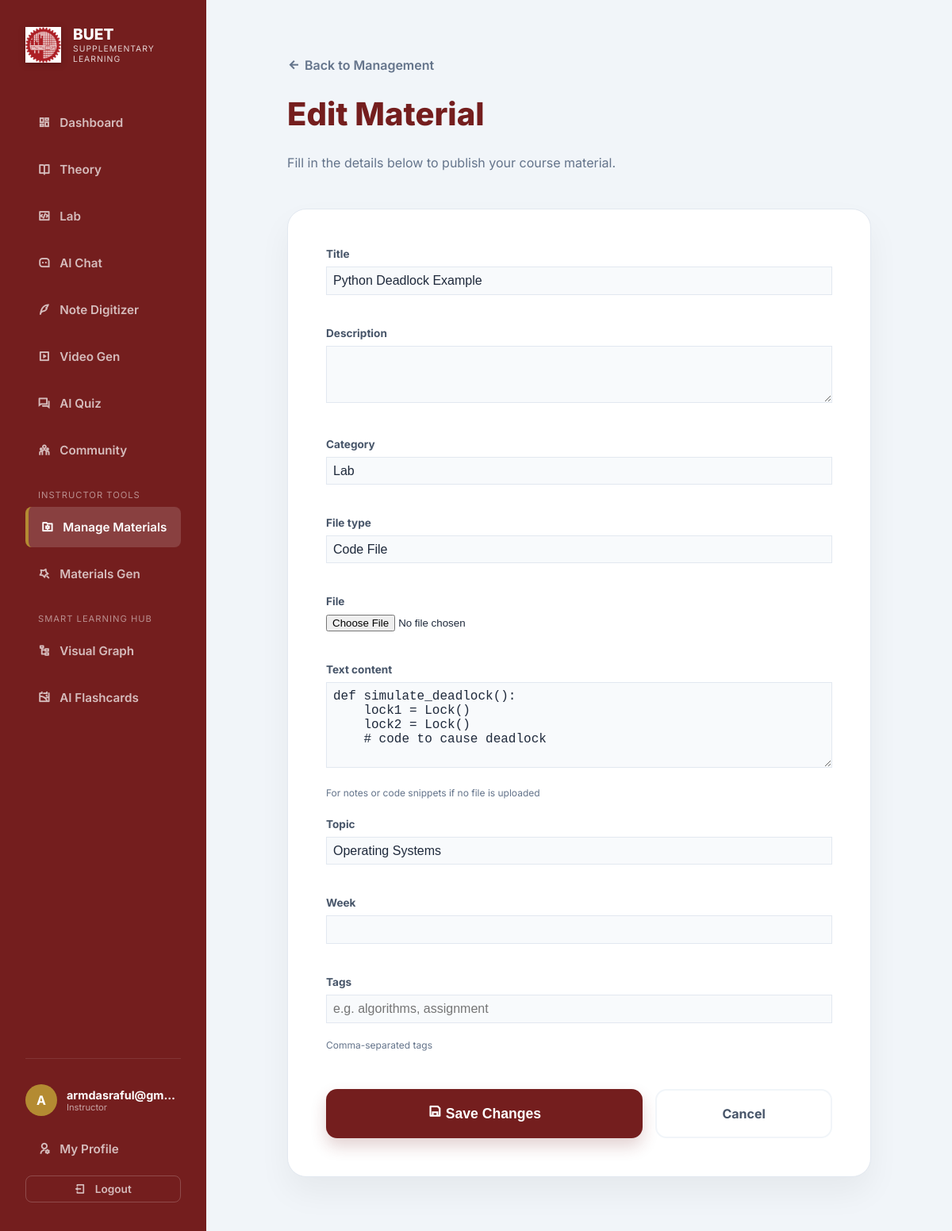
/manage/materials/3/edit/ (signed in), run on the app's committed database.
### users/models.py (models this page shows, shortened)
class User(AbstractUser):
    ROLE_CHOICES = (
        ('STUDENT', 'Student'),
        ('INSTRUCTOR', 'Instructor'),
        ('TA', 'Teaching Assistant'),
    )
    role = models.CharField(max_length=20, choices=ROLE_CHOICES, default='STUDENT')
    google_id = models.CharField(max_length=100, blank=True, null=True)
    profile_picture = models.URLField(blank=True, null=True)
    bio = models.TextField(max_length=500, blank=True)
    department = models.CharField(max_length=100, blank=True, default='CSE')

### courses/models.py (models this page shows, shortened)
class CourseMaterial(models.Model):
    CATEGORY_CHOICES = [
        ('THEORY', 'Theory'),
        ('LAB', 'Lab'),
    ]
    FILE_TYPE_CHOICES = [
        ('SLIDE', 'Lecture Slide'),
        ('PDF', 'PDF Document'),
        ('CODE', 'Code File'),
        ('NOTE', 'Note/Reference'),
        ('OTHER', 'Other'),
    ]
    title = models.CharField(max_length=255)
    description = models.TextField(blank=True)
    category = models.CharField(max_length=10, choices=CATEGORY_CHOICES, default='THEORY')
    file_type = models.CharField(max_length=10, choices=FILE_TYPE_CHOICES, default='OTHER')
    file = models.FileField(upload_to='course_materials/', blank=True, null=True)
    text_content = models.TextField(blank=True, help_text="For notes or code snippets if no file is uploaded")
    topic = models.ForeignKey(Topic, on_delete=models.SET_NULL, null=True, blank=True, related_name='materials')
    week = models.PositiveIntegerField(null=True, blank=True)
    tags = models.CharField(max_length=255, blank=True, help_text="Comma-separated tags")
    created_at = models.DateTimeField(auto_now_add=True)
    updated_at = models.DateTimeField(auto_now=True)

### courses/views.py (the view)
# urls.py: path('manage/materials/<int:pk>/edit/', MaterialUpdateView.as_view(), name='material-edit'),
class MaterialUpdateView(InstructorRequiredMixin, UpdateView):
    model = CourseMaterial
    form_class = CourseMaterialForm
    template_name = "courses/manage_material_form.html"
    success_url = reverse_lazy('manage-materials')

### courses/models.py (called while the page is built)
    def __str__(self):
        return self.name

### courses/views.py (called while the page is built)
    def test_func(self):
        return self.request.user.is_authenticated and (self.request.user.role in ['INSTRUCTOR', 'TA'] or self.request.user.is_superuser)

### templates/courses/manage_material_form.html (shortened to what this page needs)
{% extends "base.html" %}
{% block content %}
<div style="padding: 2rem; max-width: 800px; margin: 0 auto;">
    <div style="margin-bottom: 3rem;">
        <a href="{% url 'manage-materials' %}"
            style="text-decoration: none; color: var(--text-muted); font-weight: 600; display: flex; align-items: center; gap: 6px; margin-bottom: 1rem;">
            <i class="ri-arrow-left-line"></i> Back to Management
        </a>
        <h1 style="font-size: 2.5rem; font-weight: 800; color: var(--primary);">
            {% if form.instance.pk %}Edit Material{% else %}Upload New Material{% endif %}
        </h1>
        <p style="color: var(--text-muted);">Fill in the details below to publish your course material.</p>
    </div>
    <div class="card" style="padding: 3rem; border-radius: 24px; box-shadow: 0 20px 40px rgba(0,0,0,0.05);">
        <form method="post" enctype="multipart/form-data">
            {% for field in form %}
            <div style="margin-bottom: 1.5rem;">
                <label
                    style="display: block; font-size: 0.85rem; font-weight: 700; color: #475569; margin-bottom: 0.5rem;">
                    {{ field.label }}
                </label>
                {{ field }}
                {% if field.help_text %}
                <div style="font-size: 0.75rem; color: var(--text-muted); margin-top: 0.25rem;">{{ field.help_text }}
                </div>
                {% endif %}
            </div>
            {% endfor %}
            <div style="margin-top: 3rem; display: flex; gap: 1rem;">
                <button type="submit" class="btn-primary"
                    style="flex: 2; padding: 1.2rem; border-radius: 14px; font-size: 1.1rem; border: none; box-shadow: 0 10px 20px rgba(116, 30, 30, 0.2);">
                    {% if form.instance.pk %}<i class="ri-save-line"></i> Save Changes{% else %}<i
                        class="ri-upload-cloud-2-line"></i> Publish Material{% endif %}
                </button>
                <a href="{% url 'manage-materials' %}"
                    style="flex: 1; text-decoration: none; display: flex; align-items: center; justify-content: center; padding: 1.2rem; border-radius: 14px; border: 2px solid #f1f5f9; color: #475569; font-weight: 700;">
                    Cancel
                </a>
            </div>
        </form>
    </div>
</div>
{% endblock %}

### templates/base.html (shortened to what this page needs)
{% load static %}
<!DOCTYPE html>
<html lang="en">
<head>
    <link href="https://cdn.jsdelivr.net/npm/remixicon@2.5.0/fonts/remixicon.css" rel="stylesheet">
    <link rel="stylesheet" href="{% static 'css/styles.css' %}">
</head>
<body>
    <div class="sidebar" id="sidebar">
        <div class="brand">
            <img src="{% static 'images/logo.png' %}" alt="BUET Logo"
                style="width: 45px; height: 45px; object-fit: contain;">
            <div style="display: flex; flex-direction: column;">
                <span style="font-size: 1.2rem; line-height: 1.2;">BUET</span>
                <span style="font-size: 0.65rem; font-weight: 400; opacity: 0.8; letter-spacing: 1px;">SUPPLEMENTARY
                    LEARNING</span>
            </div>
        </div>
        <nav style="flex: 1; overflow-y: auto;">
            <a href="/" class="nav-link {% if request.path == '/' %}active{% endif %}">
                <i class="ri-dashboard-line"></i> Dashboard
            </a>
            <a href="/library/theory/" class="nav-link {% if 'library/theory' in request.path %}active{% endif %}">
                <i class="ri-book-open-line"></i> Theory
            </a>
            <a href="/library/lab/" class="nav-link {% if 'library/lab' in request.path %}active{% endif %}">
                <i class="ri-code-box-line"></i> Lab
            </a>
            <a href="/chat-ui/" class="nav-link {% if '/chat-ui' in request.path %}active{% endif %}">
                <i class="ri-message-3-line"></i> AI Chat
            </a>
            <a href="/digitizer-ui/" class="nav-link {% if '/digitizer-ui' in request.path %}active{% endif %}">
                <i class="ri-quill-pen-line"></i> Note Digitizer
            </a>
            <a href="/video-generator-ui/"
                class="nav-link {% if '/video-generator-ui' in request.path %}active{% endif %}">
                <i class="ri-video-line"></i> Video Gen
            </a>
            <a href="/quiz-ui/" class="nav-link {% if '/quiz-ui' in request.path %}active{% endif %}">
                <i class="ri-question-answer-line"></i> AI Quiz
            </a>
            <a href="/community/feed/" class="nav-link {% if '/community' in request.path %}active{% endif %}">
                <i class="ri-team-line"></i> Community
            </a>
            {% if user.is_authenticated and user.role != 'STUDENT' or user.is_superuser %}
            <div
                style="margin: 1.5rem 0 0.5rem 1rem; font-size: 0.7rem; color: rgba(255,255,255,0.5); text-transform: uppercase; letter-spacing: 1px;">
                Instructor Tools</div>
            <a href="{% url 'manage-materials' %}"
                class="nav-link {% if 'manage/materials' in request.path %}active{% endif %}">
                <i class="ri-folder-settings-line"></i> Manage Materials
            </a>
            <a href="/generator-ui/" class="nav-link {% if '/generator-ui' in request.path %}active{% endif %}">
                <i class="ri-magic-line"></i> Materials Gen
            </a>
            {% endif %}
            <div
                style="margin: 1.5rem 0 0.5rem 1rem; font-size: 0.7rem; color: rgba(255,255,255,0.5); text-transform: uppercase; letter-spacing: 1px;">
                Smart Learning Hub</div>
            <a href="/graph/" class="nav-link {% if '/graph' in request.path %}active{% endif %}">
                <i class="ri-node-tree"></i> Visual Graph
            </a>
            <a href="/flashcards/" class="nav-link {% if '/flashcards' in request.path %}active{% endif %}">
                <i class="ri-gallery-line"></i> AI Flashcards
            </a>
        </nav>
        <div style="margin-top: auto; padding-top: 2rem; border-top: 1px solid rgba(255,255,255,0.1);">
            {% if user.is_authenticated %}
            <div style="display: flex; align-items: center; gap: 12px; margin-bottom: 1rem;">
                <div
                    style="min-width: 40px; width: 40px; height: 40px; border-radius: 50%; background: var(--secondary); display: flex; align-items: center; justify-content: center; font-weight: 700;">
                    {{ user.username|first|upper }}
                </div>
                <div style="overflow: hidden;">
                    <div
                        style="font-size: 0.9rem; font-weight: 700; white-space: nowrap; overflow: hidden; text-overflow: ellipsis;">
                        {{ user.username }}</div>
                    <div style="font-size: 0.7rem; color: rgba(255,255,255,0.6);">
                        {{ user.get_role_display|default:"Student" }}</div>
                </div>
            </div>
            <a href="{% url 'profile' %}" class="nav-link {% if '/profile' in request.path %}active{% endif %}"
                style="margin-bottom: 0.5rem;">
                <i class="ri-user-settings-line"></i> My Profile
            </a>
            <a href="{% url 'account_logout' %}" class="nav-link"
                style="padding: 0.5rem; font-size: 0.85rem; border: 1px solid rgba(255,255,255,0.2); justify-content: center; margin-top: 0.5rem;">
                <i class="ri-logout-box-line"></i> Logout
            </a>
            {% else %}
            <a href="{% url 'account_login' %}" class="btn-primary"
                style="display: block; text-align: center; text-decoration: none; background: var(--secondary);">
                <i class="ri-login-box-line"></i> Login / Register
            </a>
            {% endif %}
        </div>
    </div>
    <div class="main-content">
        {% block content %}{% endblock %}
    </div>
</body>
</html>

### static/css/styles.css (style rules this page uses)
:root { --primary: #741e1e; --secondary: #b48b32; --accent: #e53935; --bg-dark: #f1f5f9; --bg-card: #ffffff; --text-main: #1e293b; --text-muted: #64748b; --sidebar-bg: #741e1e; --sidebar-text: #ffffff; --glass: rgba(255, 255, 255, 0.9); --border-color: #e2e8f0; }
* { box-sizing: border-box; }
body { font-family: 'Inter', sans-serif; background: var(--bg-dark); color: var(--text-main); margin: 0; display: flex; height: 100vh; overflow: hidden; }
.sidebar { width: 260px; background: var(--sidebar-bg); color: var(--sidebar-text); padding: 2rem; display: flex; flex-direction: column; box-shadow: 4px 0 10px rgba(0, 0, 0, 0.1); transition: all 0.3s ease; }
.brand { font-size: 1.5rem; font-weight: 800; color: white; margin-bottom: 3rem; display: flex; align-items: center; gap: 15px; }
.brand img { width: 50px; height: auto; filter: drop-shadow(0 2px 4px rgba(0, 0, 0, 0.2)); }
.nav-link { color: rgba(255, 255, 255, 0.7); text-decoration: none; padding: 1rem; border-radius: 8px; transition: all 0.3s; display: flex; align-items: center; gap: 12px; margin-bottom: 0.5rem; font-weight: 600; font-size: 0.95rem; }
.nav-link:hover, .nav-link.active { background: rgba(255, 255, 255, 0.15); color: #fff; border-left: 4px solid var(--secondary); }
.main-content { flex: 1; padding: 2.5rem; overflow-y: auto; position: relative; background: var(--bg-dark); }
.card { background: var(--bg-card); border: 1px solid var(--border-color); border-radius: 12px; padding: 1.5rem; transition: transform 0.2s, box-shadow 0.2s; box-shadow: 0 1px 3px rgba(0, 0, 0, 0.05); }
.search-input { flex: 1; background: transparent; border: none; color: var(--text-main); padding: 0.5rem; font-size: 1rem; }
.btn-primary { background: var(--primary); color: white; border: none; padding: 1rem 2rem; border-radius: 12px; cursor: pointer; font-weight: 600; transition: all 0.2s; font-size: 1rem; box-shadow: 0 4px 6px rgba(116, 30, 30, 0.2); }

### templates/courses/manage_material_form.html (style rules this page uses)
select.search-input { appearance: none; background-repeat: no-repeat; background-position: right 1rem center; background-size: 1.2rem; padding-right: 3rem !important; }

### data on the page
User: username|first "A", username "armdasraful@gm…", role "Instructor"
CourseMaterial: form "Python Deadlock Example" "Lab" "Code File" "def simulate_deadlock(): lock1 = Lock() lock2 = Lock() # code to cause deadlock" "Operating Systems"

### other printed values
{{ field.label }} "Title" "Description" "Category" "File type" "File" "Text content" "Topic" "Week" "Tags"
{{ field.help_text }} "For notes or code snippets if no file is uploaded" "Comma-separated tags"
